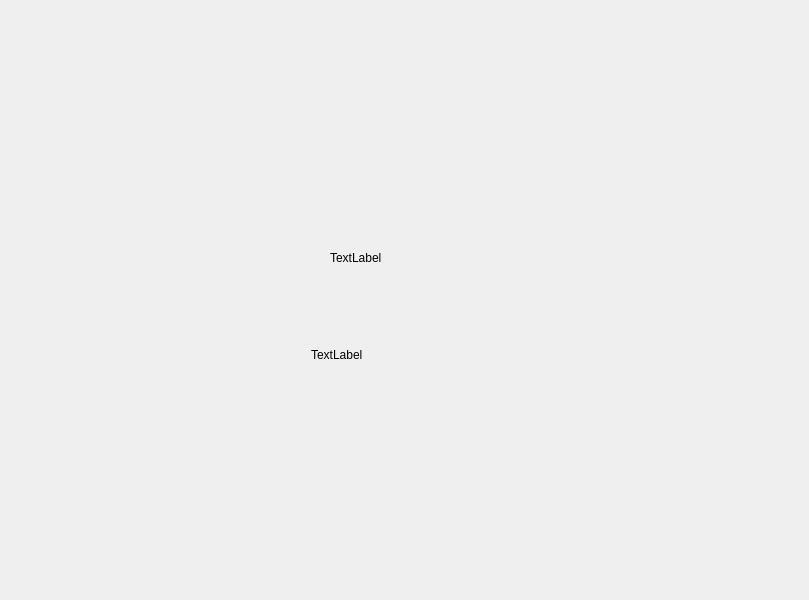
<?xml version="1.0" encoding="UTF-8"?>
<ui version="4.0">
 <class>ConfigurationWidget</class>
 <widget class="QWidget" name="ConfigurationWidget">
  <property name="geometry">
   <rect>
    <x>0</x>
    <y>0</y>
    <width>809</width>
    <height>600</height>
   </rect>
  </property>
  <property name="sizePolicy">
   <sizepolicy hsizetype="Fixed" vsizetype="Fixed">
    <horstretch>0</horstretch>
    <verstretch>0</verstretch>
   </sizepolicy>
  </property>
  <property name="minimumSize">
   <size>
    <width>803</width>
    <height>600</height>
   </size>
  </property>
  <property name="windowTitle">
   <string>Form</string>
  </property>
  <property name="styleSheet">
   <string notr="true"/>
  </property>
  <widget class="QLabel" name="label">
   <property name="geometry">
    <rect>
     <x>330</x>
     <y>250</y>
     <width>72</width>
     <height>15</height>
    </rect>
   </property>
   <property name="text">
    <string>TextLabel</string>
   </property>
  </widget>
  <widget class="QLabel" name="label_2">
   <property name="geometry">
    <rect>
     <x>311</x>
     <y>314</y>
     <width>161</width>
     <height>81</height>
    </rect>
   </property>
   <property name="text">
    <string>TextLabel</string>
   </property>
  </widget>
 </widget>
 <resources/>
 <connections/>
</ui>
